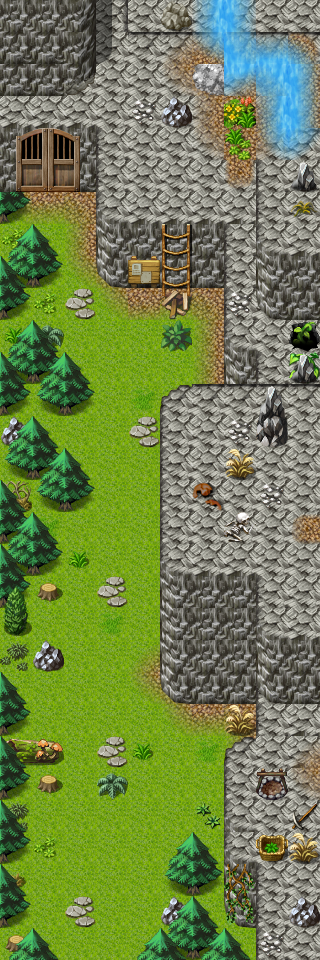

Rendered tile map (Tiled .tmx) drawn with the repository's tilesets; below, a short description and the map source with its tile grids summarised:
An orthogonal 10x30 tile map with 32x32 px tiles, 5 tile layers (Base, Ground, Objects, Objects_1, ...), 4 hidden layers not drawn, 60 tilesets and 28 objects (8x script, 8x replace, 6x spawn, 4x mapchange, 2x key).

<map version="1.4" tiledversion="1.4.3" orientation="orthogonal" renderorder="right-down" width="10" height="30" tilewidth="32" tileheight="32" infinite="0" nextlayerid="15" nextobjectid="31">
 <tileset firstgid="1" name="map_bed_1" tilewidth="32" tileheight="32" tilecount="128" columns="16">
  <image source="../drawable/map_bed_1.png" width="512" height="256" />
 </tileset>
 <tileset firstgid="129" name="map_border_1" tilewidth="32" tileheight="32" tilecount="128" columns="16">
  <image source="../drawable/map_border_1.png" width="512" height="256" />
 </tileset>
 <tileset firstgid="257" name="map_bridge_1" tilewidth="32" tileheight="32" tilecount="128" columns="16">
  <image source="../drawable/map_bridge_1.png" width="512" height="256" />
 </tileset>
 <tileset firstgid="385" name="map_bridge_2" tilewidth="32" tileheight="32" tilecount="128" columns="16">
  <image source="../drawable/map_bridge_2.png" width="512" height="256" />
 </tileset>
 <tileset firstgid="513" name="map_broken_1" tilewidth="32" tileheight="32" tilecount="128" columns="16">
  <image source="../drawable/map_broken_1.png" width="512" height="256" />
 </tileset>
 <tileset firstgid="641" name="map_cavewall_1" tilewidth="32" tileheight="32" tilecount="108" columns="18">
  <image source="../drawable/map_cavewall_1.png" width="576" height="192" />
 </tileset>
 <tileset firstgid="749" name="map_cavewall_2" tilewidth="32" tileheight="32" tilecount="108" columns="18">
  <image source="../drawable/map_cavewall_2.png" width="576" height="192" />
 </tileset>
 <tileset firstgid="857" name="map_cavewall_3" tilewidth="32" tileheight="32" tilecount="108" columns="18">
  <image source="../drawable/map_cavewall_3.png" width="576" height="192" />
 </tileset>
 <tileset firstgid="965" name="map_cavewall_4" tilewidth="32" tileheight="32" tilecount="108" columns="18">
  <image source="../drawable/map_cavewall_4.png" width="576" height="192" />
 </tileset>
 <tileset firstgid="1073" name="map_chair_table_1" tilewidth="32" tileheight="32" tilecount="128" columns="16">
  <image source="../drawable/map_chair_table_1.png" width="512" height="256" />
 </tileset>
 <tileset firstgid="1201" name="map_chair_table_2" tilewidth="32" tileheight="32" tilecount="128" columns="16">
  <image source="../drawable/map_chair_table_2.png" width="512" height="256" />
 </tileset>
 <tileset firstgid="1329" name="map_crate_1" tilewidth="32" tileheight="32" tilecount="128" columns="16">
  <image source="../drawable/map_crate_1.png" width="512" height="256" />
 </tileset>
 <tileset firstgid="1457" name="map_cupboard_1" tilewidth="32" tileheight="32" tilecount="128" columns="16">
  <image source="../drawable/map_cupboard_1.png" width="512" height="256" />
 </tileset>
 <tileset firstgid="1585" name="map_curtain_1" tilewidth="32" tileheight="32" tilecount="128" columns="16">
  <image source="../drawable/map_curtain_1.png" width="512" height="256" />
 </tileset>
 <tileset firstgid="1713" name="map_entrance_1" tilewidth="32" tileheight="32" tilecount="128" columns="16">
  <image source="../drawable/map_entrance_1.png" width="512" height="256" />
 </tileset>
 <tileset firstgid="1841" name="map_entrance_2" tilewidth="32" tileheight="32" tilecount="128" columns="16">
  <image source="../drawable/map_entrance_2.png" width="512" height="256" />
 </tileset>
 <tileset firstgid="1969" name="map_fence_1" tilewidth="32" tileheight="32" tilecount="128" columns="16">
  <image source="../drawable/map_fence_1.png" width="512" height="256" />
 </tileset>
 <tileset firstgid="2097" name="map_fence_2" tilewidth="32" tileheight="32" tilecount="128" columns="16">
  <image source="../drawable/map_fence_2.png" width="512" height="256" />
 </tileset>
 <tileset firstgid="2225" name="map_fence_3" tilewidth="32" tileheight="32" tilecount="128" columns="16">
  <image source="../drawable/map_fence_3.png" width="512" height="256" />
 </tileset>
 <tileset firstgid="2353" name="map_fence_4" tilewidth="32" tileheight="32" tilecount="128" columns="16">
  <image source="../drawable/map_fence_4.png" width="512" height="256" />
 </tileset>
 <tileset firstgid="2481" name="map_ground_1" tilewidth="32" tileheight="32" tilecount="128" columns="16">
  <image source="../drawable/map_ground_1.png" width="512" height="256" />
 </tileset>
 <tileset firstgid="2609" name="map_ground_2" tilewidth="32" tileheight="32" tilecount="128" columns="16">
  <image source="../drawable/map_ground_2.png" width="512" height="256" />
 </tileset>
 <tileset firstgid="2737" name="map_ground_3" tilewidth="32" tileheight="32" tilecount="128" columns="16">
  <image source="../drawable/map_ground_3.png" width="512" height="256" />
 </tileset>
 <tileset firstgid="2865" name="map_ground_4" tilewidth="32" tileheight="32" tilecount="128" columns="16">
  <image source="../drawable/map_ground_4.png" width="512" height="256" />
 </tileset>
 <tileset firstgid="2993" name="map_ground_5" tilewidth="32" tileheight="32" tilecount="128" columns="16">
  <image source="../drawable/map_ground_5.png" width="512" height="256" />
 </tileset>
 <tileset firstgid="3121" name="map_ground_6" tilewidth="32" tileheight="32" tilecount="128" columns="16">
  <image source="../drawable/map_ground_6.png" width="512" height="256" />
 </tileset>
 <tileset firstgid="3249" name="map_ground_7" tilewidth="32" tileheight="32" tilecount="128" columns="16">
  <image source="../drawable/map_ground_7.png" width="512" height="256" />
 </tileset>
 <tileset firstgid="3377" name="map_ground_8" tilewidth="32" tileheight="32" tilecount="128" columns="16">
  <image source="../drawable/map_ground_8.png" width="512" height="256" />
 </tileset>
 <tileset firstgid="3505" name="map_house_1" tilewidth="32" tileheight="32" tilecount="128" columns="16">
  <image source="../drawable/map_house_1.png" width="512" height="256" />
 </tileset>
 <tileset firstgid="3633" name="map_house_2" tilewidth="32" tileheight="32" tilecount="128" columns="16">
  <image source="../drawable/map_house_2.png" width="512" height="256" />
 </tileset>
 <tileset firstgid="3761" name="map_indoor_1" tilewidth="32" tileheight="32" tilecount="128" columns="16">
  <image source="../drawable/map_indoor_1.png" width="512" height="256" />
 </tileset>
 <tileset firstgid="3889" name="map_indoor_2" tilewidth="32" tileheight="32" tilecount="128" columns="16">
  <image source="../drawable/map_indoor_2.png" width="512" height="256" />
 </tileset>
 <tileset firstgid="4017" name="map_kitchen_1" tilewidth="32" tileheight="32" tilecount="128" columns="16">
  <image source="../drawable/map_kitchen_1.png" width="512" height="256" />
 </tileset>
 <tileset firstgid="4145" name="map_outdoor_1" tilewidth="32" tileheight="32" tilecount="128" columns="16">
  <image source="../drawable/map_outdoor_1.png" width="512" height="256" />
 </tileset>
 <tileset firstgid="4273" name="map_pillar_1" tilewidth="32" tileheight="32" tilecount="128" columns="16">
  <image source="../drawable/map_pillar_1.png" width="512" height="256" />
 </tileset>
 <tileset firstgid="4401" name="map_pillar_2" tilewidth="32" tileheight="32" tilecount="128" columns="16">
  <image source="../drawable/map_pillar_2.png" width="512" height="256" />
 </tileset>
 <tileset firstgid="4529" name="map_plant_1" tilewidth="32" tileheight="32" tilecount="128" columns="16">
  <image source="../drawable/map_plant_1.png" width="512" height="256" />
 </tileset>
 <tileset firstgid="4657" name="map_plant_2" tilewidth="32" tileheight="32" tilecount="128" columns="16">
  <image source="../drawable/map_plant_2.png" width="512" height="256" />
 </tileset>
 <tileset firstgid="4785" name="map_rock_1" tilewidth="32" tileheight="32" tilecount="128" columns="16">
  <image source="../drawable/map_rock_1.png" width="512" height="256" />
 </tileset>
 <tileset firstgid="4913" name="map_rock_2" tilewidth="32" tileheight="32" tilecount="128" columns="16">
  <image source="../drawable/map_rock_2.png" width="512" height="256" />
 </tileset>
 <tileset firstgid="5041" name="map_roof_1" tilewidth="32" tileheight="32" tilecount="128" columns="16">
  <image source="../drawable/map_roof_1.png" width="512" height="256" />
 </tileset>
 <tileset firstgid="5169" name="map_roof_2" tilewidth="32" tileheight="32" tilecount="128" columns="16">
  <image source="../drawable/map_roof_2.png" width="512" height="256" />
 </tileset>
 <tileset firstgid="5297" name="map_roof_3" tilewidth="32" tileheight="32" tilecount="128" columns="16">
  <image source="../drawable/map_roof_3.png" width="512" height="256" />
 </tileset>
 <tileset firstgid="5425" name="map_shop_1" tilewidth="32" tileheight="32" tilecount="128" columns="16">
  <image source="../drawable/map_shop_1.png" width="512" height="256" />
 </tileset>
 <tileset firstgid="5553" name="map_sign_ladder_1" tilewidth="32" tileheight="32" tilecount="128" columns="16">
  <image source="../drawable/map_sign_ladder_1.png" width="512" height="256" />
 </tileset>
 <tileset firstgid="5681" name="map_table_1" tilewidth="32" tileheight="32" tilecount="128" columns="16">
  <image source="../drawable/map_table_1.png" width="512" height="256" />
 </tileset>
 <tileset firstgid="5809" name="map_trail_1" tilewidth="32" tileheight="32" tilecount="128" columns="16">
  <image source="../drawable/map_trail_1.png" width="512" height="256" />
 </tileset>
 <tileset firstgid="5937" name="map_transition_1" tilewidth="32" tileheight="32" tilecount="128" columns="16">
  <image source="../drawable/map_transition_1.png" width="512" height="256" />
 </tileset>
 <tileset firstgid="6065" name="map_transition_2" tilewidth="32" tileheight="32" tilecount="128" columns="16">
  <image source="../drawable/map_transition_2.png" width="512" height="256" />
 </tileset>
 <tileset firstgid="6193" name="map_transition_3" tilewidth="32" tileheight="32" tilecount="128" columns="16">
  <image source="../drawable/map_transition_3.png" width="512" height="256" />
 </tileset>
 <tileset firstgid="6321" name="map_transition_4" tilewidth="32" tileheight="32" tilecount="128" columns="16">
  <image source="../drawable/map_transition_4.png" width="512" height="256" />
 </tileset>
 <tileset firstgid="6449" name="map_transition_6" tilewidth="32" tileheight="32" tilecount="144" columns="18">
  <image source="../drawable/map_transition_6.png" width="576" height="256" />
 </tileset>
 <tileset firstgid="6593" name="map_tree_1" tilewidth="32" tileheight="32" tilecount="128" columns="16">
  <image source="../drawable/map_tree_1.png" width="512" height="256" />
 </tileset>
 <tileset firstgid="6721" name="map_tree_2" tilewidth="32" tileheight="32" tilecount="128" columns="16">
  <image source="../drawable/map_tree_2.png" width="512" height="256" />
 </tileset>
 <tileset firstgid="6849" name="map_wall_1" tilewidth="32" tileheight="32" tilecount="128" columns="16">
  <image source="../drawable/map_wall_1.png" width="512" height="256" />
 </tileset>
 <tileset firstgid="6977" name="map_wall_2" tilewidth="32" tileheight="32" tilecount="120" columns="15">
  <image source="../drawable/map_wall_2.png" width="480" height="256" />
 </tileset>
 <tileset firstgid="7097" name="map_wall_3" tilewidth="32" tileheight="32" tilecount="120" columns="15">
  <image source="../drawable/map_wall_3.png" width="480" height="256" />
 </tileset>
 <tileset firstgid="7217" name="map_wall_4" tilewidth="32" tileheight="32" tilecount="120" columns="15">
  <image source="../drawable/map_wall_4.png" width="480" height="256" />
 </tileset>
 <tileset firstgid="7337" name="map_window_1" tilewidth="32" tileheight="32" tilecount="128" columns="16">
  <image source="../drawable/map_window_1.png" width="512" height="256" />
 </tileset>
 <tileset firstgid="7465" name="map_window_2" tilewidth="32" tileheight="32" tilecount="128" columns="16">
  <image source="../drawable/map_window_2.png" width="512" height="256" />
 </tileset>
 <layer id="14" name="Base" width="10" height="30">
  <data>[300 cells, 2 non-empty, 2 distinct tile ids]</data>
 </layer>
 <layer id="1" name="Ground" width="10" height="30">
  <data>[300 cells, 300 non-empty, 14 distinct tile ids]</data>
 </layer>
 <layer id="2" name="Objects" width="10" height="30">
  <data>[300 cells, 137 non-empty, 62 distinct tile ids]</data>
 </layer>
 <layer id="3" name="Objects_1" width="10" height="30">
  <data>[300 cells, 8 non-empty, 8 distinct tile ids]</data>
 </layer>
 <layer id="4" name="Above" width="10" height="30">
  <data>[300 cells, 64 non-empty, 34 distinct tile ids]</data>
 </layer>
 <layer id="6" name="Top" width="10" height="30" visible="0">
  <data>[300 cells, 8 non-empty, 8 distinct tile ids]</data>
 </layer>
 <layer id="7" name="Walkable" width="10" height="30" visible="0">
  <data>[300 cells, 190 non-empty, 1 distinct tile ids]</data>
 </layer>
 <layer id="8" name="Walkable_2" width="10" height="30" visible="0">
  <data>[300 cells, 190 non-empty, 1 distinct tile ids]</data>
 </layer>
 <layer id="9" name="Walkable_1" width="10" height="30" visible="0">
  <data>[300 cells, 209 non-empty, 1 distinct tile ids]</data>
 </layer>
 <objectgroup id="10" name="Mapevents" visible="0">
  <object id="1" name="south" type="mapchange" x="64" y="928" width="64" height="32">
   <properties>
    <property name="map" value="blackwater_mountain14" />
    <property name="place" value="north2" />
   </properties>
  </object>
  <object id="2" name="bwm17_vine_selector" type="script" x="224" y="800" width="96" height="32">
   <properties>
    <property name="when" value="enter" />
   </properties>
  </object>
  <object id="3" name="bwm17_heights_1" type="script" x="32" y="896" width="128" height="32">
   <properties>
    <property name="when" value="enter" />
   </properties>
  </object>
  <object id="4" name="bwm17_heights2_1" type="script" x="256" y="480" width="32" height="96">
   <properties>
    <property name="when" value="enter" />
   </properties>
  </object>
  <object id="5" name="bwm17_heights2_1" type="script" x="128" y="192" width="96" height="32">
   <properties>
    <property name="when" value="enter" />
   </properties>
  </object>
  <object id="6" name="bwm17_heights_1" type="script" x="160" y="256" width="32" height="32">
   <properties>
    <property name="when" value="enter" />
   </properties>
  </object>
  <object id="8" name="hole" type="mapchange" x="288" y="320" width="32" height="32">
   <properties>
    <property name="map" value="blackwater_mountain71" />
    <property name="place" value="up" />
   </properties>
  </object>
  <object id="10" name="east" type="mapchange" x="288" y="512" width="32" height="32">
   <properties>
    <property name="map" value="blackwater_mountain15" />
    <property name="place" value="west" />
   </properties>
  </object>
  <object id="11" name="bwm70_sign" type="script" x="128" y="288" width="32" height="32">
   <properties>
    <property name="when" value="enter" />
   </properties>
  </object>
  <object id="12" name="bwm17_heights2_1" type="script" x="256" y="736" width="32" height="96">
   <properties>
    <property name="when" value="enter" />
   </properties>
  </object>
  <object id="13" name="east2" type="mapchange" x="288" y="704" width="32" height="96">
   <properties>
    <property name="map" value="blackwater_mountain15" />
    <property name="place" value="west2" />
   </properties>
  </object>
  <object id="14" name="bwm70_corpse" type="script" x="224" y="512" width="32" height="32">
   <properties>
    <property name="when" value="enter" />
   </properties>
  </object>
 </objectgroup>
 <objectgroup id="11" name="Spawn" visible="0">
  <object id="15" name="forestboar2" type="spawn" x="64" y="576" width="96" height="256">
   <properties>
    <property name="quantity" value="2" />
    <property name="spawngroup" value="forestboar4" />
   </properties>
  </object>
  <object id="16" name="gornaud_2" type="spawn" x="128" y="64" width="128" height="128">
   <properties>
    <property name="spawngroup" value="gornaud_2" />
   </properties>
  </object>
  <object id="17" name="gornaud_1" type="spawn" x="192" y="416" width="96" height="128">
   <properties>
    <property name="spawngroup" value="gornaud_2" />
   </properties>
  </object>
  <object id="18" name="forestboar1" type="spawn" x="32" y="288" width="96" height="160">
   <properties>
    <property name="spawngroup" value="forestboar4" />
   </properties>
  </object>
  <object id="19" name="primwolf2" type="spawn" x="64" y="224" width="32" height="64">
   <properties>
    <property name="spawngroup" value="primwolf2" />
   </properties>
  </object>
  <object id="27" name="bwm17_worker" type="spawn" x="128" y="288" width="32" height="32">
   <properties>
    <property name="spawngroup" value="bwm17_worker" />
   </properties>
  </object>
 </objectgroup>
 <objectgroup id="12" name="Keys" visible="0">
  <object id="57" name="bwm17_hole" type="key" x="288" y="320" width="32" height="32">
   <properties>
    <property name="phrase" value="bwm17_vine2_1" />
    <property name="requireId" value="bwm17_vine" />
    <property name="requireType" value="questProgress" />
    <property name="requireValue" value="2" />
   </properties>
  </object>
  <object id="26" name="bwm17_questenabled" type="key" x="160" y="256" width="32" height="64">
   <properties>
    <property name="phrase" value="bwm17_questenabled" />
    <property name="requireId" value="bwm17_vine" />
    <property name="requireType" value="questProgress" />
    <property name="requireValue" value="3" />
   </properties>
  </object>
 </objectgroup>
 <objectgroup id="13" name="Replace" visible="0">
  <object id="30" name="bwm17_questenabled2" type="replace" x="256" y="832" width="32" height="32">
   <properties>
    <property name="Objects" value="Objects_1" />
    <property name="requireId" value="bwm17_vine" />
    <property name="requireType" value="questProgress" />
    <property name="requireValue" value="3" />
   </properties>
  </object>
  <object id="20" name="bwm17_vine:2" type="replace" x="288" y="320" width="32" height="64">
   <properties>
    <property name="Objects" value="Objects_1" />
   </properties>
  </object>
  <object id="21" name="bwm17_vine:1" type="replace" x="256" y="832" width="32" height="32">
   <properties>
    <property name="Objects" value="Above" />
   </properties>
  </object>
  <object id="22" name="bwm17_heights:1" type="replace" x="32" y="0" width="256" height="960">
   <properties>
    <property name="Walkable" value="Walkable_2" />
    <property name="requireId" value="bwm17_heights" />
    <property name="requireType" value="questProgress" />
    <property name="requireValue" value="1" />
   </properties>
  </object>
  <object id="23" name="bwm17_heights:2" type="replace" x="32" y="0" width="256" height="960">
   <properties>
    <property name="Walkable" value="Walkable_1" />
    <property name="requireId" value="bwm17_heights" />
    <property name="requireNegation" value="true" />
    <property name="requireType" value="questProgress" />
    <property name="requireValue" value="1" />
   </properties>
  </object>
  <object id="24" name="bwm17_heights:2" type="replace" x="288" y="384" width="32" height="256">
   <properties>
    <property name="Walkable" value="Walkable_1" />
    <property name="requireId" value="bwm17_heights" />
    <property name="requireNegation" value="true" />
    <property name="requireType" value="questProgress" />
    <property name="requireValue" value="1" />
   </properties>
  </object>
  <object id="25" name="bwm17_heights:1" type="replace" x="288" y="384" width="32" height="256">
   <properties>
    <property name="Walkable" value="Walkable_2" />
    <property name="requireId" value="bwm17_heights" />
    <property name="requireType" value="questProgress" />
    <property name="requireValue" value="1" />
   </properties>
  </object>
  </objectgroup>
</map>
<!-- 1 of 28 objects omitted -->
